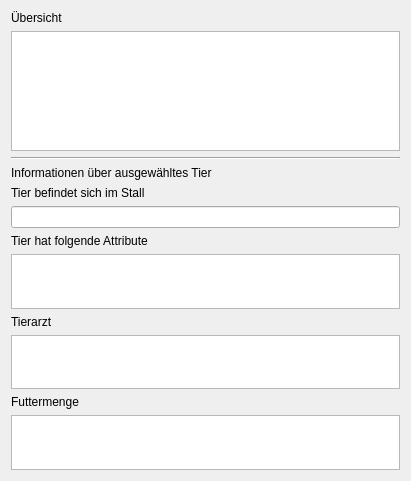
<?xml version="1.0" encoding="UTF-8"?>
<ui version="4.0">
 <class>TierWidget</class>
 <widget class="QWidget" name="TierWidget">
  <property name="geometry">
   <rect>
    <x>0</x>
    <y>0</y>
    <width>411</width>
    <height>481</height>
   </rect>
  </property>
  <property name="windowTitle">
   <string>Form</string>
  </property>
  <layout class="QVBoxLayout" name="verticalLayout">
   <item>
    <widget class="QLabel" name="label_3">
     <property name="text">
      <string>Übersicht</string>
     </property>
    </widget>
   </item>
   <item>
    <widget class="QTableView" name="tableTier">
     <property name="minimumSize">
      <size>
       <width>0</width>
       <height>120</height>
      </size>
     </property>
    </widget>
   </item>
   <item>
    <widget class="Line" name="line">
     <property name="orientation">
      <enum>Qt::Horizontal</enum>
     </property>
    </widget>
   </item>
   <item>
    <widget class="QLabel" name="label_4">
     <property name="text">
      <string>Informationen über ausgewähltes Tier</string>
     </property>
    </widget>
   </item>
   <item>
    <widget class="QLabel" name="label_5">
     <property name="text">
      <string>Tier befindet sich im Stall</string>
     </property>
    </widget>
   </item>
   <item>
    <widget class="QLineEdit" name="lineStall"/>
   </item>
   <item>
    <widget class="QLabel" name="label_6">
     <property name="text">
      <string>Tier hat folgende Attribute</string>
     </property>
    </widget>
   </item>
   <item>
    <widget class="QTableView" name="tableAttribute">
     <property name="minimumSize">
      <size>
       <width>0</width>
       <height>50</height>
      </size>
     </property>
    </widget>
   </item>
   <item>
    <widget class="QLabel" name="label_7">
     <property name="text">
      <string>Tierarzt </string>
     </property>
    </widget>
   </item>
   <item>
    <widget class="QTableView" name="tableArzt">
     <property name="minimumSize">
      <size>
       <width>0</width>
       <height>50</height>
      </size>
     </property>
    </widget>
   </item>
   <item>
    <widget class="QLabel" name="label_9">
     <property name="text">
      <string>Futtermenge</string>
     </property>
    </widget>
   </item>
   <item>
    <widget class="QTableView" name="tableFutterTier">
     <property name="minimumSize">
      <size>
       <width>0</width>
       <height>50</height>
      </size>
     </property>
    </widget>
   </item>
  </layout>
 </widget>
 <resources/>
 <connections/>
</ui>
